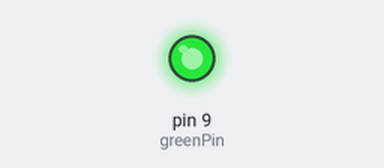
Simulated run of this sketch. Board: Arduino Uno, built with avr-gcc and run on an emulated ATmega328P. On the bench: output pins drawn as LEDs (lit = HIGH).

Above: at 0.05 s.
At 0.3 s:
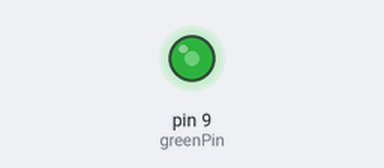
At 0.45 s:
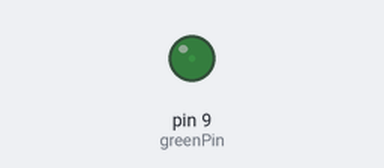
Timing chart, 0 to 3.0 s (numbered marks = the images above):
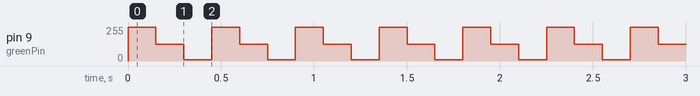

Measured:
- by itself, pin 9 (greenPin): repeats every 0.45 s: 125/255 0.15 s, 10/255 0.15 s, 255/255 0.15 s

The sketch:

sketch_sep6a.ino
```cpp
int greenPin = 9;
int brightness1 = 255;
int brightness2 = 125;
int brightness3 = 10;
void setup() {
  pinMode(greenPin, OUTPUT);
}

void loop() {
  analogWrite(greenPin, brightness1);
  delay(150);

 analogWrite(greenPin, brightness2);
  delay(150);

  analogWrite(greenPin, brightness3);
  delay(150);
}
```
